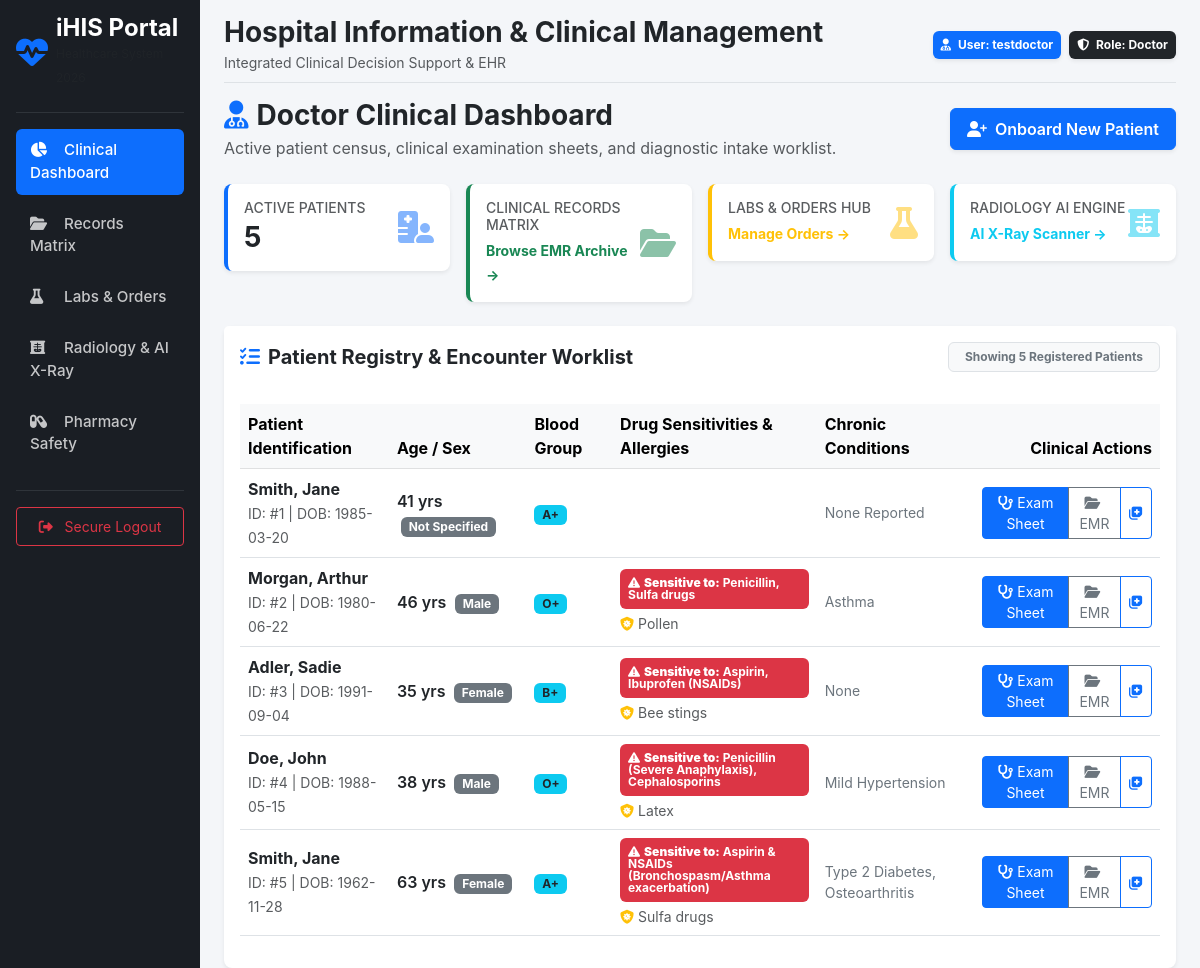
Page /portal/doctor (signed in) on the committed database.
### models/user.py (models this page shows, shortened)
class User(db.Model, UserMixin):
    __tablename__ = 'users'
    id = db.Column(db.Integer, primary_key=True)
    username = db.Column(db.String(80), unique=True, nullable=False, index=True)
    email = db.Column(db.String(120), unique=True, nullable=False, index=True)
    password_hash = db.Column(db.String(128), nullable=False)
    role_id = db.Column(db.Integer, db.ForeignKey('roles.id'), nullable=False)
    role = db.relationship('Role', backref=db.backref('users', lazy=True))
    created_at = db.Column(db.DateTime, default=datetime.utcnow)
    updated_at = db.Column(db.DateTime, default=datetime.utcnow, onupdate=datetime.utcnow)
    is_deleted = db.Column(db.Boolean, default=False, nullable=False) # Soft-delete mechanism

class Role(db.Model):
    __tablename__ = 'roles'
    id = db.Column(db.Integer, primary_key=True)
    name = db.Column(db.String(50), unique=True, nullable=False, index=True) # e.g., 'Doctor', 'Patient'
    description = db.Column(db.String(255))

### models/patient.py (models this page shows)
class Patient(db.Model):
    __tablename__ = 'patients'
    id = db.Column(db.Integer, primary_key=True)
    user_id = db.Column(db.Integer, db.ForeignKey('users.id'), unique=True, nullable=False)
    first_name = db.Column(db.String(100), nullable=False)
    last_name = db.Column(db.String(100), nullable=False, index=True)
    date_of_birth = db.Column(db.Date, nullable=False)
    gender = db.Column(db.String(20), default='Not Specified')  # Male, Female, Other
    blood_type = db.Column(db.String(5))
    phone = db.Column(db.String(30), nullable=True)
    allergies = db.Column(db.Text)               # General allergies (e.g. latex, dust, peanuts)
    drug_sensitivities = db.Column(db.Text)      # Specific drug sensitivities & adverse reactions
    chronic_diseases = db.Column(db.Text)
    created_at = db.Column(db.DateTime, default=datetime.utcnow)
    updated_at = db.Column(db.DateTime, default=datetime.utcnow, onupdate=datetime.utcnow)
    is_deleted = db.Column(db.Boolean, default=False, nullable=False)
    user = db.relationship('User', backref=db.backref('patient_profile', uselist=False))
    vital_signs = db.relationship('VitalSigns', backref='patient', lazy=True, order_by='desc(VitalSigns.recorded_at)')
    medical_records = db.relationship('MedicalRecord', backref='patient', lazy=True, order_by='desc(MedicalRecord.created_at)')
    lab_orders = db.relationship('LabOrder', backref='patient', lazy=True, order_by='desc(LabOrder.created_at)')
    radiology_orders = db.relationship('RadiologyOrder', backref='patient', lazy=True, order_by='desc(RadiologyOrder.created_at)')
    prescriptions = db.relationship('Prescription', backref='patient', lazy=True, order_by='desc(Prescription.created_at)')
    @property
    def full_name(self):
        return f"{self.first_name} {self.last_name}"
    @property
    def age(self):
        if not self.date_of_birth:
            return "N/A"
        today = date.today()
        calculated_age = today.year - self.date_of_birth.year - ((today.month, today.day) < (self.date_of_birth.month, self.date_of_birth.day))
        return calculated_age

### routes/portals.py (the view)
@portals_bp.route('/doctor')
@login_required
@roles_required('Doctor')
def doctor_dashboard():
    active_patients = Patient.query.filter_by(is_deleted=False).all()
    return render_template('portals/doctor.html', patients=active_patients)

### app.py (called while the page is built)
@login_manager.user_loader
def load_user(user_id):
    from models.user import User
    return db.session.get(User, int(user_id))

### services/auth_helpers.py (called while the page is built)
def roles_required(*role_names):
    def decorator(f):
        @wraps(f)
        def decorated_function(*args, **kwargs):
            if not current_user.is_authenticated or current_user.role.name not in role_names:
                abort(403)
            return f(*args, **kwargs)
        return decorated_function
    return decorator

### templates/portals/doctor.html (shortened to what this page needs)
{% extends 'base.html' %}
{% block content %}
<div class="d-flex justify-content-between align-items-center mb-4">
    <div>
        <h3 class="fw-bold mb-1 text-dark"><i class="fa-solid fa-user-doctor text-primary me-2"></i>Doctor Clinical Dashboard</h3>
        <p class="text-muted mb-0">Active patient census, clinical examination sheets, and diagnostic intake worklist.</p>
    </div>
    <button class="btn btn-primary shadow-sm py-2 px-3 fw-semibold" data-bs-toggle="modal" data-bs-target="#addPatientModal">
        <i class="fa-solid fa-user-plus me-2"></i>Onboard New Patient
    </button>
</div>
<div class="row g-3 mb-4">
    <div class="col-md-3">
        <div class="card border-0 border-start border-primary border-4 shadow-sm p-3 bg-white">
            <div class="d-flex justify-content-between align-items-center">
                <div>
                    <h6 class="text-muted text-uppercase small mb-1">Active Patients</h6>
                    <h3 class="fw-bold mb-0 text-dark">{{ patients|length }}</h3>
                </div>
                <i class="fa-solid fa-hospital-user fa-2x text-primary opacity-50"></i>
            </div>
        </div>
    </div>
    <div class="col-md-3">
        <div class="card border-0 border-start border-success border-4 shadow-sm p-3 bg-white">
            <div class="d-flex justify-content-between align-items-center">
                <div>
                    <h6 class="text-muted text-uppercase small mb-1">Clinical Records Matrix</h6>
                    <a href="{{ url_for('clinical.records_matrix') }}" class="small fw-bold text-success text-decoration-none">
                        Browse EMR Archive &rarr;
                    </a>
                </div>
                <i class="fa-solid fa-folder-open fa-2x text-success opacity-50"></i>
            </div>
        </div>
    </div>
    <div class="col-md-3">
        <div class="card border-0 border-start border-warning border-4 shadow-sm p-3 bg-white">
            <div class="d-flex justify-content-between align-items-center">
                <div>
                    <h6 class="text-muted text-uppercase small mb-1">Labs & Orders Hub</h6>
                    <a href="{{ url_for('orders.orders_hub') }}" class="small fw-bold text-warning text-decoration-none">
                        Manage Orders &rarr;
                    </a>
                </div>
                <i class="fa-solid fa-flask fa-2x text-warning opacity-50"></i>
            </div>
        </div>
    </div>
    <div class="col-md-3">
        <div class="card border-0 border-start border-info border-4 shadow-sm p-3 bg-white">
            <div class="d-flex justify-content-between align-items-center">
                <div>
                    <h6 class="text-muted text-uppercase small mb-1">Radiology AI Engine</h6>
                    <a href="{{ url_for('radiology.interactive_scanner') }}" class="small fw-bold text-info text-decoration-none">
                        AI X-Ray Scanner &rarr;
                    </a>
                </div>
                <i class="fa-solid fa-x-ray fa-2x text-info opacity-50"></i>
            </div>
        </div>
    </div>
</div>
<div class="card border-0 shadow-sm">
    <div class="card-header bg-white border-0 py-3 d-flex justify-content-between align-items-center">
        <h5 class="mb-0 text-dark fw-bold">
            <i class="fa-solid fa-list-check me-2 text-primary"></i>Patient Registry & Encounter Worklist
        </h5>
        <span class="badge bg-light text-secondary border px-3 py-2">
            Showing {{ patients|length }} Registered Patients
        </span>
    </div>
    <div class="table-responsive p-3">
        <table class="table table-hover align-middle">
            <thead class="table-light text-secondary">
                <tr>
                    <th>Patient Identification</th>
                    <th>Age / Sex</th>
                    <th>Blood Group</th>
                    <th>Drug Sensitivities & Allergies</th>
                    <th>Chronic Conditions</th>
                    <th class="text-end">Clinical Actions</th>
                </tr>
            </thead>
            <tbody>
                {% if patients %}
                    {% for patient in patients %}
                    <tr>
                        <td>
                            <div class="fw-bold text-dark">{{ patient.last_name }}, {{ patient.first_name }}</div>
                            <small class="text-muted">ID: #{{ patient.id }} | DOB: {{ patient.date_of_birth }}</small>
                        </td>
                        <td>
                            <span class="fw-semibold text-dark">{{ patient.age }} yrs</span>
                            <span class="badge bg-secondary ms-1">{{ patient.gender or 'Not Specified' }}</span>
                        </td>
                        <td>
                            <span class="badge bg-info text-dark">{{ patient.blood_type or 'N/A' }}</span>
                        </td>
                        <td>
                            {% if patient.drug_sensitivities and patient.drug_sensitivities != 'None Known' and patient.drug_sensitivities != 'None Reported' %}
                                <div class="badge bg-danger text-wrap text-start p-2 mb-1" style="max-width: 220px;">
                                    <i class="fa-solid fa-triangle-exclamation me-1"></i><strong>Sensitive to:</strong> {{ patient.drug_sensitivities }}
                                </div>
                            {% endif %}
                            {% if patient.allergies and patient.allergies != 'None Reported' and patient.allergies != 'None' %}
                                <div class="small text-muted"><i class="fa-solid fa-shield-virus me-1 text-warning"></i>{{ patient.allergies }}</div>
                            {% endif %}
                        </td>
                        <td class="small text-secondary">
                            {{ patient.chronic_diseases or 'None Reported' }}
                        </td>
                        <td class="text-end">
                            <div class="btn-group btn-group-sm">
                                <a href="{{ url_for('clinical.examination_sheet', patient_id=patient.id) }}" class="btn btn-primary" title="Start Clinical Examination Sheet">
                                    <i class="fa-solid fa-stethoscope me-1"></i>Exam Sheet
                                </a>
                                <a href="{{ url_for('clinical.patient_records', patient_id=patient.id) }}" class="btn btn-outline-secondary" title="View Full Patient EMR">
                                    <i class="fa-solid fa-folder-open me-1"></i>EMR
                                </a>
                                <button class="btn btn-outline-primary" data-bs-toggle="modal" data-bs-target="#soapModal{{ patient.id }}" title="Add SOAP Progress Note">
                                    <i class="fa-solid fa-notes-medical"></i>
                                </button>
                            </div>
                        </td>
                    </tr>
                    {% endfor %}
                {% endif %}
            </tbody>
        </table>
    </div>
</div>
{% endblock %}

### templates/base.html (shortened to what this page needs)
<!DOCTYPE html>
<html lang="en">
<head>
    <link href="https://cdn.jsdelivr.net/npm/bootstrap@5.3.0/dist/css/bootstrap.min.css" rel="stylesheet">
    <link href="https://cdnjs.cloudflare.com/ajax/libs/font-awesome/6.4.0/css/all.min.css" rel="stylesheet">
</head>
<body>
    <div class="container-fluid">
        <div class="row">
            <nav class="col-md-3 col-lg-2 d-md-block sidebar collapse p-3 shadow">
                <div class="d-flex align-items-center mb-4 text-white text-decoration-none">
                    <i class="fa-solid fa-heart-pulse fa-2x me-2 text-primary"></i>
                    <div>
                        <span class="fs-4 fw-bold d-block lh-1">iHIS Portal</span>
                        <small class="text-muted" style="font-size: 0.75rem;">Healthcare System 2026</small>
                    </div>
                </div>
                <hr class="border-secondary">
                <ul class="nav nav-pills flex-column mb-auto">
                    <li class="nav-item">
                        <a href="/portal/doctor" class="nav-link {% if request.path == '/portal/doctor' %}active{% endif %}">
                            <i class="fa-solid fa-chart-pie me-2"></i> Clinical Dashboard
                        </a>
                    </li>
                    <li>
                        <a href="{{ url_for('clinical.records_matrix') }}" class="nav-link {% if '/clinical/records' in request.path or '/clinical/patient' in request.path or '/clinical/examination' in request.path %}active{% endif %}">
                            <i class="fa-solid fa-folder-open me-2"></i> Records Matrix
                        </a>
                    </li>
                    <li>
                        <a href="{{ url_for('orders.orders_hub') }}" class="nav-link {% if '/orders' in request.path %}active{% endif %}">
                            <i class="fa-solid fa-flask me-2"></i> Labs & Orders
                        </a>
                    </li>
                    <li>
                        <a href="{{ url_for('radiology.dashboard') }}" class="nav-link {% if '/radiology' in request.path %}active{% endif %}">
                            <i class="fa-solid fa-x-ray me-2"></i> Radiology & AI X-Ray
                        </a>
                    </li>
                    <li>
                        <a href="/pharmacy/review" class="nav-link {% if '/pharmacy' in request.path %}active{% endif %}">
                            <i class="fa-solid fa-capsules me-2"></i> Pharmacy Safety
                        </a>
                    </li>
                </ul>
                <hr class="border-secondary">
                <div class="dropdown">
                    <a href="{{ url_for('auth.logout') }}" class="btn btn-outline-danger w-100 btn-sm py-2">
                        <i class="fa-solid fa-right-from-bracket me-2"></i> Secure Logout
                    </a>
                </div>
            </nav>
            <main class="col-md-9 ms-sm-auto col-lg-10 px-md-4 main-content">
                <div class="d-flex justify-content-between flex-wrap flex-md-nowrap align-items-center pt-3 pb-2 mb-3 border-bottom">
                    <div>
                        <h2 class="h3 text-dark fw-bold mb-0">Hospital Information & Clinical Management</h2>
                        <small class="text-muted">Integrated Clinical Decision Support & EHR</small>
                    </div>
                    <div class="d-flex align-items-center">
                        <div class="badge bg-primary p-2 shadow-sm me-2">
                            <i class="fa-solid fa-user-doctor me-1"></i> User: {{ current_user.username }}
                        </div>
                        <div class="badge bg-dark p-2 shadow-sm">
                            <i class="fa-solid fa-shield-halved me-1"></i> Role: {{ current_user.role.name }}
                        </div>
                    </div>
                </div>
                {% block content %}{% endblock %}
            </main>
        </div>
    </div>
</body>
</html>

### templates/base.html (style rules this page uses)
body { overflow-x: hidden; background-color: #f8f9fa; font-family: -apple-system, BlinkMacSystemFont, "Segoe UI", Roboto, "Helvetica Neue", Arial, sans-serif; }
.sidebar { min-height: 100vh; background: #1a1e24; color: white; transition: all 0.3s; }
.sidebar .nav-link { color: rgba(255,255,255,0.75); margin-bottom: 8px; border-radius: 6px; padding: 10px 14px; font-weight: 500; font-size: 0.95rem; }
.sidebar .nav-link:hover, .sidebar .nav-link.active { color: white; background: #0d6efd; }
.sidebar .nav-link i { width: 22px; }
.main-content { min-height: 100vh; background-color: #f4f6f9; }
.card { border-radius: 8px; }

### rows in the picture
User: username "testdoctor"
Role: role.name "Doctor"
Patient: last_name "Smith", first_name "Jane", id "1", date_of_birth "1985-03-20", age "41", gender "Not Specified", blood_type "A+", chronic_diseases "None Reported"
Patient: last_name "Morgan", first_name "Arthur", id "2", date_of_birth "1980-06-22", age "46", gender "Male", blood_type "O+", drug_sensitivities "Penicillin, Sulfa drugs", allergies "Pollen", chronic_diseases "Asthma"
Patient: last_name "Adler", first_name "Sadie", id "3", date_of_birth "1991-09-04", age "35", gender "Female", blood_type "B+", drug_sensitivities "Aspirin, Ibuprofen (NSAIDs)", allergies "Bee stings", chronic_diseases "None"
Patient: last_name "Doe", first_name "John", id "4", date_of_birth "1988-05-15", age "38", gender "Male", blood_type "O+", drug_sensitivities "Penicillin (Severe Anaphylaxis), Cephalosporins", allergies "Latex", chronic_diseases "Mild Hypertension"
Patient: last_name "Smith", first_name "Jane", id "5", date_of_birth "1962-11-28", age "63", gender "Female", blood_type "A+", drug_sensitivities "Aspirin & NSAIDs (Bronchospasm/Asthma exacerbation)", allergies "Sulfa drugs", chronic_diseases "Type 2 Diabetes, Osteoarthritis"

### other values in the picture
{{ patients|length }} "5"
